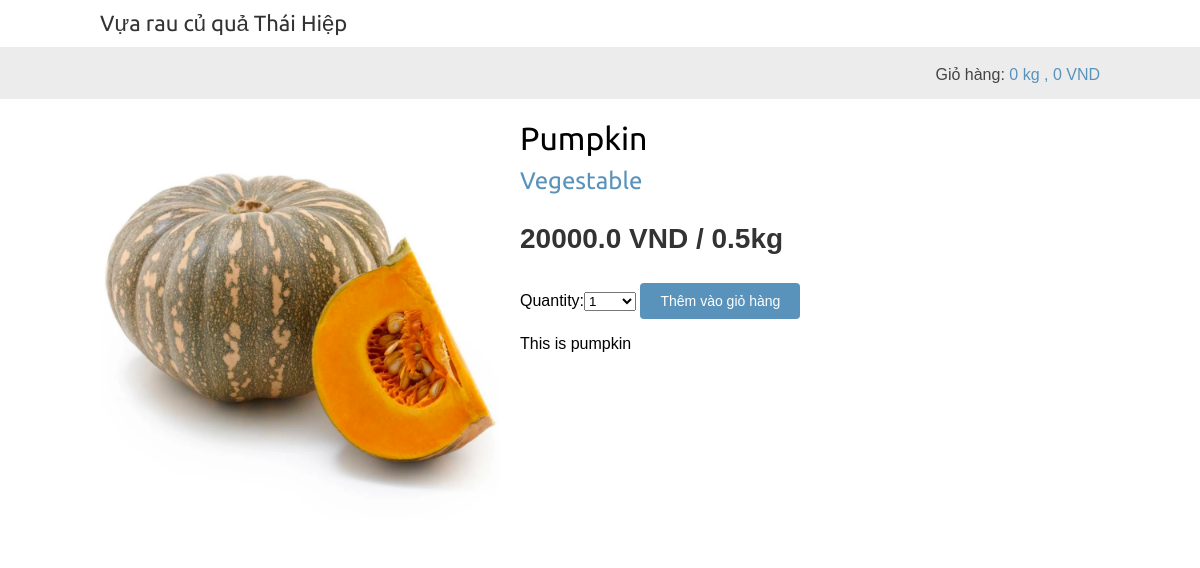
The app's page /2/pumpkin/ with its own data.
### shop/models.py (models this page shows, shortened)
class Product(models.Model):
	category = models.ForeignKey(Category,
		related_name='products',
		on_delete=models.CASCADE)
	name = models.CharField(max_length=200, db_index=True)
	slug = models.SlugField(max_length=200, db_index=True)
	image = models.ImageField(upload_to='products/%Y/%m/%d',
		blank=True)
	description = models.TextField(blank=True)
	price = models.IntegerField(default=0)
	available = models.BooleanField(default=True)
	created = models.DateTimeField(auto_now_add=True)
	updated = models.DateTimeField(auto_now=True)
	class Meta:
		ordering = ('name',)
		index_together = (('id', 'slug'),)

class Category(models.Model):
	name = models.CharField(max_length=200,
		db_index=True)
	slug = models.SlugField(max_length=200,
		unique=True)
	class Meta:
		ordering = ('name',)
		verbose_name = 'category'
		verbose_name_plural = 'categories'
	def __str__(self):
		return self.name
	def get_absolute_url(self):
		return reverse('shop:product_list_by_category',
						args=[self.slug])

### shop/views.py (the view)
# urls.py: path('<int:id>/<slug:slug>/', views.product_detail,
def product_detail(request, id, slug):
	product = get_object_or_404(Product,
								id=id,
								slug=slug,
								available=True)
	cart_product_form = CartAddProductForm()
	return render(request,
				'shop/product/detail.html',
				{'product': product,
				 'cart_product_form': cart_product_form})

### cart/forms.py
class CartAddProductForm(forms.Form):
    quantity = forms.TypedChoiceField(
                                choices=PRODUCT_QUANTITY_CHOICES,
                                coerce=int)
    override = forms.BooleanField(required=False,
                                  initial=False,
                                  widget=forms.HiddenInput)

### cart/cart.py (called while the page is built)
    def get_total_price(self):
        return "{:,}".format(sum(Decimal(item['price']) * item['quantity'] for item in self.cart.values()))

    def get_total_quantity(self):
        return sum(0.5 * item['quantity'] for item in self.cart.values())

### cart/context_processors.py (called while the page is built)
def cart(request):
    return {'cart': Cart(request)}

### shop/templates/shop/product/detail.html (shortened to what this page needs)
{% extends "shop/base.html" %}
{% load static %}
{% block content %}
<div class="product-detail">
	<img src="
			{% if product.image %}
				{{ product.image.url }}{% else %}
			{% static "img/no_image.png" %}{% endif %}">
	<h1>{{ product.name }}</h1>
	<h2>
		<a href="{{ product.category.get_absolute_url }}">
			{{ product.category }}
		</a>
	</h2>
	<p class="price">{{ product.price}} VND / 0.5kg </p>
	<form action="{% url "cart:cart_add" product.id %}" method="post">
		{{ cart_product_form }}
		<input type="submit" value="Thêm vào giỏ hàng">
	</form>
	{{ product.description|linebreaks }}
	</div>
{% endblock %}

### shop/static/css/base.css (style rules this page uses)
body { margin:0; padding:0; font-family:helvetica, sans-serif; }
h1, h2, h3, h4, h5 , h6 { font-family: 'Ubuntu', sans-serif; font-weight:normal; }
a { text-decoration:none; color:#5993bb; }
a.button, input[type="submit"] { color:#fff; background:#5993bb; border-radius:4px; padding:10px 20px; font-size:14px; border:0; }
.product-detail { text-align:justify; }
.product-detail .price { color:#333; font-size:28px; font-weight:bold; }
.product-detail img { width:40%; float:left; padding:0 20px 20px 0; }
.product-detail h1 { margin-bottom:0; }
.product-detail h2 { margin-top:10px; }

### records on screen
Product: image (picture), name "Pumpkin", category "Vegestable", price "20000.0", description "This is pumpkin"

### other values on screen
{{ cart.get_total_quantity }} "0"
{{ cart.get_total_price }} "0"
